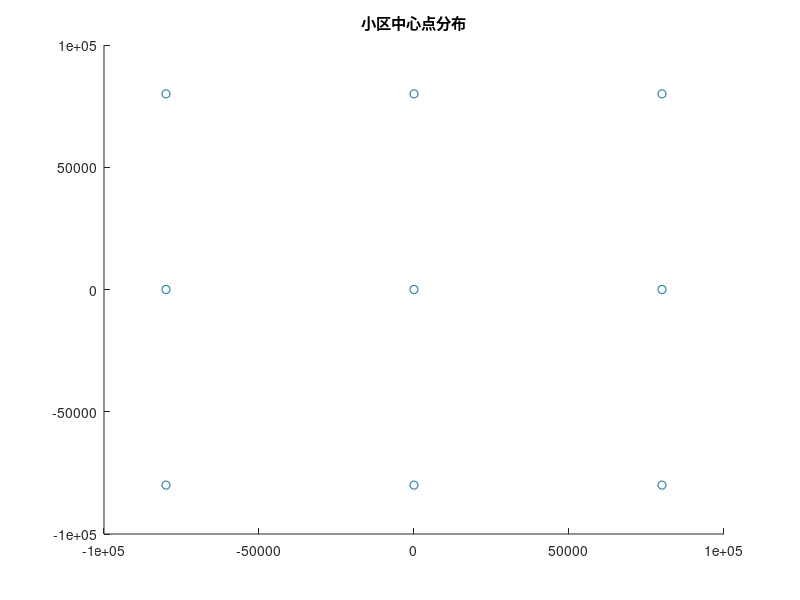

Reproduce this figure in MATLAB. (Note: this script raises an error after producing the figure.)
clear all;
Ts = 71.4e-6;
deltaf = 15e3;
Tu = 1/deltaf;
Tg = Ts - Tu;
Nsmooth = 14;
Tcoherent = 500e-6;

tao = 3;        %导波个数Npilot
Npilot = tao;
Nslot = 7;      %每个slot的symbols个数
slotEfficiency = (Nslot-Npilot-1)/Nslot;   %1个slot共7个symbols，其中1个是额外的overhead
%K = tao*Nsmooth;
K = 3;
B = 20e6;
Nsubcarriers = 1;
alpha = [1 3 7];
actualB = B./alpha;
gamma = 3.8;        %衰减指数
sigmaShadow = 10^(8/10);
sigmaNoise = 0;
rc = 1600;          %总大小
rh = rc/16;           %核心区

N_frame=3;     % Number of frames/packet（链路层） 
N_packet=10;   % Number of packets（网络层）；即仿真次数
b=2;            % Number of bits per QPSK symbol
NT=1;  
N_user=K;  
% N_act_user=4; 


Mset = 2.^(1:10);

%改成六边形，3层
cellCenters = [[-50*rc, 50*rc];[0, 50*rc];[50*rc, 50*rc];[-50*rc, 0];[0, 0];[50*rc, 0];[-50*rc, -50*rc];[0, -50*rc];[50*rc, -50*rc]];
Ncells = length(cellCenters);
scatter(cellCenters(:, 1), cellCenters(:, 2))
title("小区中心点分布")


N_pbits = Ncells*K*2; % Number of bits in a packet
N_tbits = N_pbits*N_packet; % Number of total bits

%%
% 仿真
% qpskmod = comm.QPSKModulator;
qpskmod = comm.QPSKModulator('BitInput',true);
AWGN = comm.AWGNChannel; % 高斯白噪声模块
qpskdemod = comm.QPSKDemodulator('BitOutput',true);

BER = [];
SNRdB = 10;

for M = Mset
    x = zeros(M, Ncells);
    y = zeros(K, Ncells);
    Ghat = zeros(Ncells, M, K);

    N_errorbits = 0;
%     sigmaNoise = sqrt(NT*0.5*10^(-SNRdB/10));
    sigmaNoise = 0;

%     rng(0);

    for packet = 1:N_packet
        msg_bit = rand(N_pbits, 1) > 0.5;           %生成 bit
%         msg_bbit = reshape(msg_bit, [N_pbits/b,b]);
%         msg_bbit = msg_bbit(:, 1)*2 + msg_bbit(:, 2);       %b=2, 整理为[0, 3]编码
        %%%%%%%%%%%%%%%发射机%%%%%%%%%%%%%%%%       
        columnsymbol = qpskmod(msg_bit);                      %qpsk调制
        symbol = reshape(columnsymbol, [K, Ncells]);

        %%信道建模
        H = (randn(Nsubcarriers, M, Ncells, N_user, Ncells) + 1i*randn(Nsubcarriers, M, Ncells, N_user, Ncells))/sqrt(2);        %多径信道
        %beta
        %用户撒点：法1：丢弃法；法2：直接求对应分布
        for j =1:Ncells
            for user = 1:N_user
                ruser = 0;
                while ruser < rh || ruser > rc
                    pointx = rand()*2*rc-rc;
                    pointy = rand()*2*rc-rc;
                    userpoints(j, user, :) = [pointx pointy];
                    ruser = norm(squeeze(userpoints(j, user, :)));       
                end
                userpoints(j, user, :) = squeeze(userpoints(j, user, :)) +  squeeze(cellCenters(j, :))';
                for l = 1:Ncells
                   % beta(j, user, l) = lognrnd(0, sigmaShadow)/norm(squeeze(userpoints(j, user, :))-squeeze(cellCenters(l, :)))^gamma;
                   beta(l, user, j) = 1/norm(squeeze(userpoints(j, user, :))'-squeeze(cellCenters(l, :)))^gamma;
                   H(:, :,l, user, j) = H(:, :,l, user, j).*beta(l, user, j);
                end
            end
            scatter(userpoints(j, :, 1), userpoints(j, :, 2));
            
            hold on;

        end
        hold off;

        Noise = sigmaNoise * randn(M, Ncells);
        NoiseEstimited = sigmaNoise * randn(M, K, Ncells);

        for j = 1:Ncells
            sumMatrix = zeros(M, 1);
            for l = 1:Ncells
                sumMatrix = sumMatrix + squeeze(H(:, :, j, :, l))*symbol(:, l);
            end
            x(:, j) = sqrt(10.^(SNRdB/10))*sumMatrix + Noise(:, j); 
            sumMatrix = zeros(M, K);
            for l = 1:Ncells
                sumMatrix = sumMatrix + squeeze(H(:, :, j, :, l));
            end
            Ghat = sqrt(10.^(SNRdB/10))*sumMatrix + squeeze(NoiseEstimited(:, :, j));
            y(:, j) = squeeze(Ghat)'*x(:, j);
        end

        bits = qpskdemod(reshape(y, [K*Ncells, 1]));

        N_errorbits = N_errorbits + sum(abs(bits-msg_bit));
        


        
%         Tx_signal = H*symbol;
% 
%         %%%%%%%%%%%%%信道和噪声%%%%%%%%%%%%%%
%         noise = sigmaNoise*(randn(N_act_user,N_frame)+j*randn(N_act_user,N_frame));
%         interference = 0;
%         Rx_signal = Hused*Tx_signal + noise + interference;
% 
%         %%%%%%%%%%%%%%%接收机%%%%%%%%%%%%%%%%
%         symbol_hat = Rx_signal/beta; % Eq.(12.18)
%         symbol_hat = reshape(symbol_hat,NT*N_frame,1);
%         bit_hat = qpskdemod(symbol_hat);
%         N_errorbits = N_errorbits+sum(msg_bit~=bit_hat);


    end
    BER(end+1) = N_errorbits/N_tbits; 

end

%%
% 画图

loglog(Mset, BER, '-o');
grid on;
ylim([1e-4, 1])
xlabel("天线数M")
ylabel("BER")
%%
%信道容量估算


